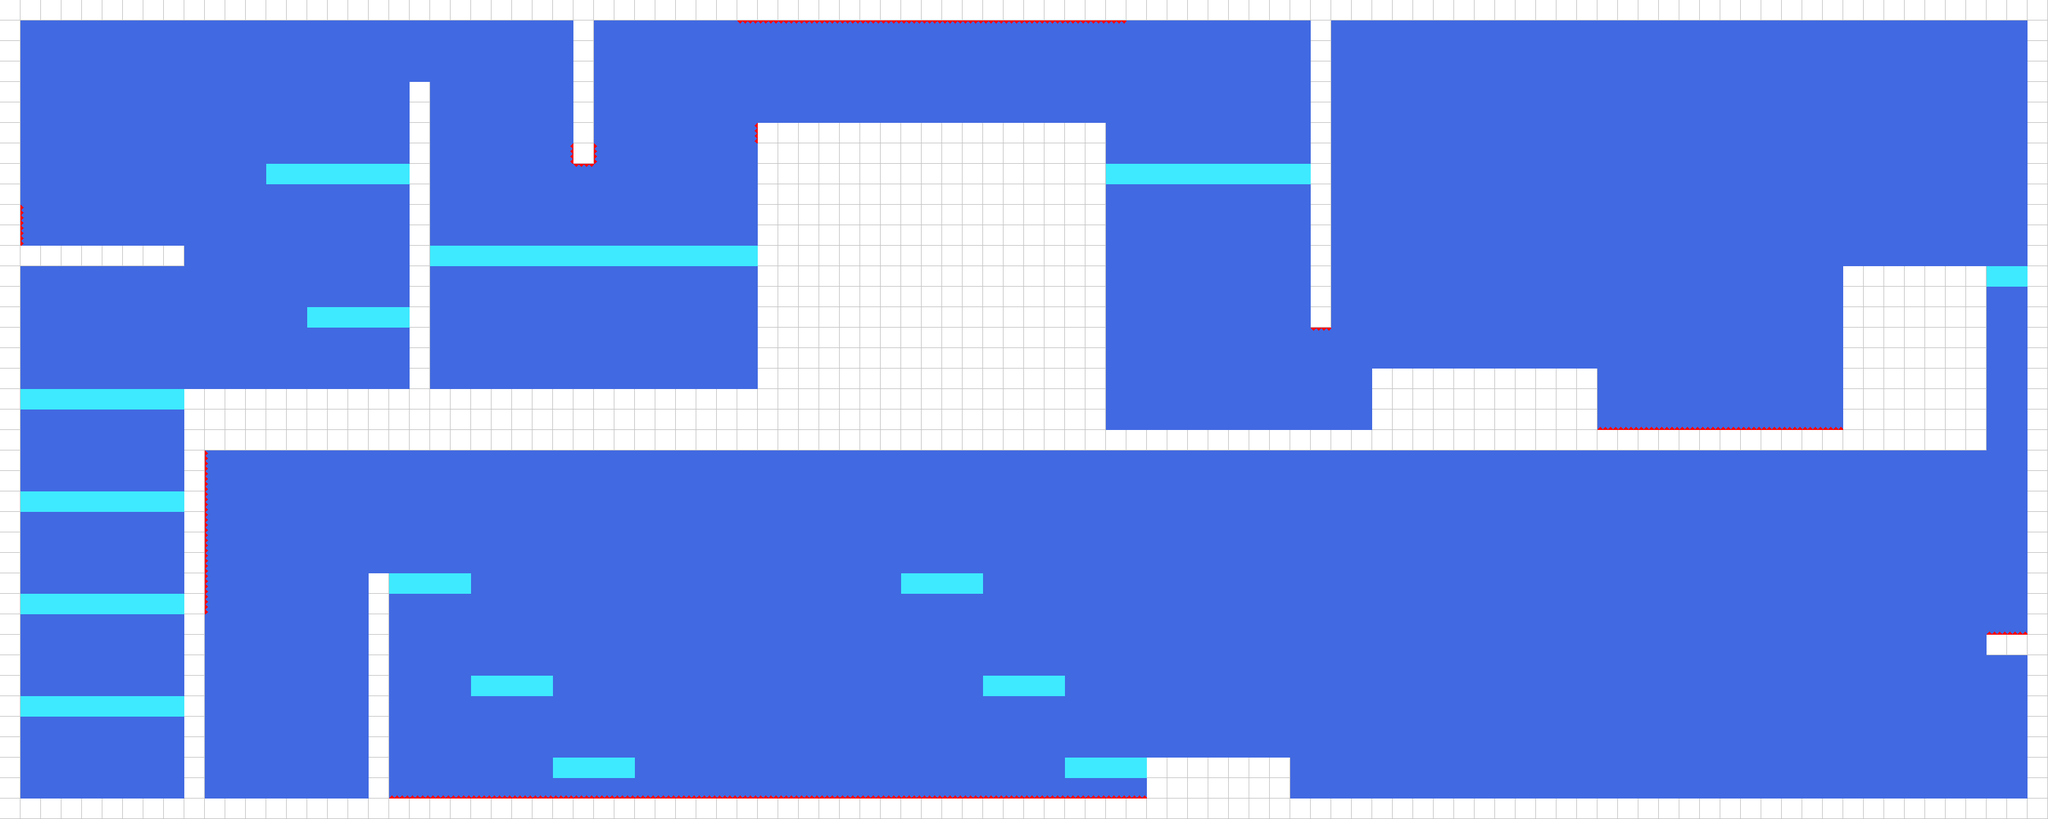

The image is a tile-based game level rendered from a .tmx file. Its description and source (layers, tilesets, objects; grid data summarised) follow:
An orthogonal 100x40 tile map with 32x32 px tiles, 2 tile layers (background, foreground) and 3 objects (exit, player_start, checkpoint).

<map version="1.4" tiledversion="1.4.3" orientation="orthogonal" renderorder="right-down" width="100" height="40" tilewidth="32" tileheight="32" infinite="0" nextlayerid="4" nextobjectid="4">
 <tileset firstgid="1" source="simple_tileset_32.tsx" />
 <layer id="1" name="background" width="100" height="40">
  <properties>
   <property name="nocollide" value="true" />
   <property name="tileset" value="simple_tileset_32" />
  </properties>
  <data>[4000 cells, 4000 non-empty, 1 distinct tile ids]</data>
 </layer>
 <layer id="2" name="foreground" width="100" height="40">
  <properties>
   <property name="destructible_id" type="int" value="8" />
   <property name="spikes_bot_id" value="4" />
   <property name="spikes_height" type="int" value="5" />
   <property name="spikes_left_id" value="7" />
   <property name="spikes_right_id" value="5" />
   <property name="spikes_top_id" type="int" value="6" />
   <property name="tileset" value="simple_tileset_32" />
  </properties>
  <data>[4000 cells, 1034 non-empty, 6 distinct tile ids]</data>
 </layer>
 <objectgroup id="3" name="objects">
  <object id="1" name="exit" type="exit" x="384" y="1216" />
  <object id="2" name="start" type="player_start" x="64" y="1184" />
  <object id="3" name="checkpoint" type="checkpoint" x="1728" y="480" width="320" height="32" />
 </objectgroup>
</map>
